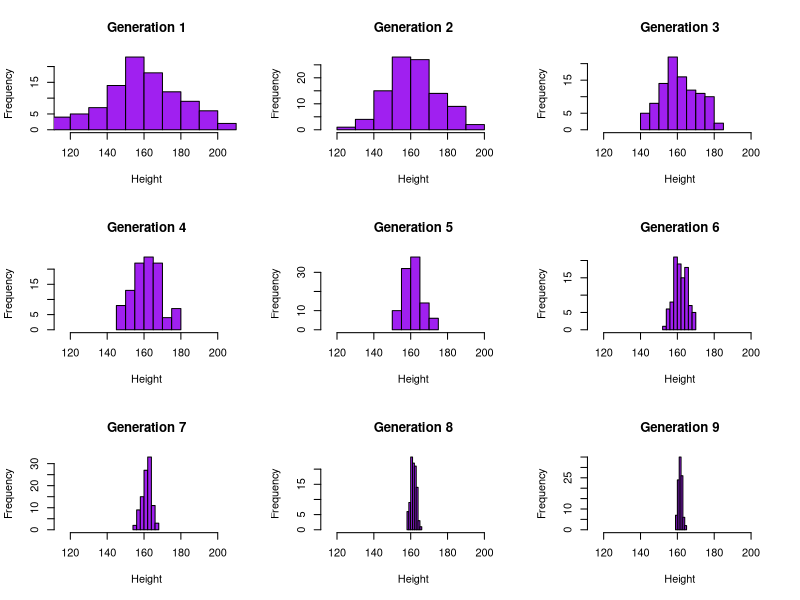
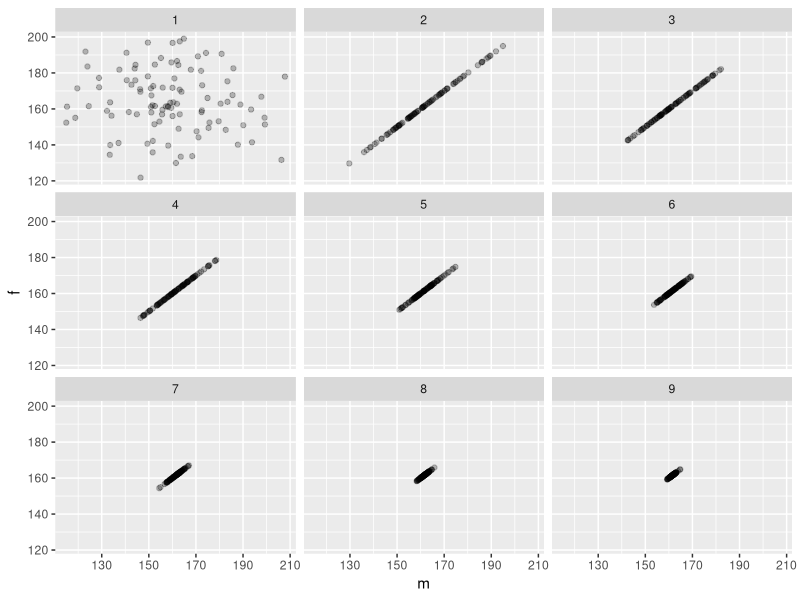
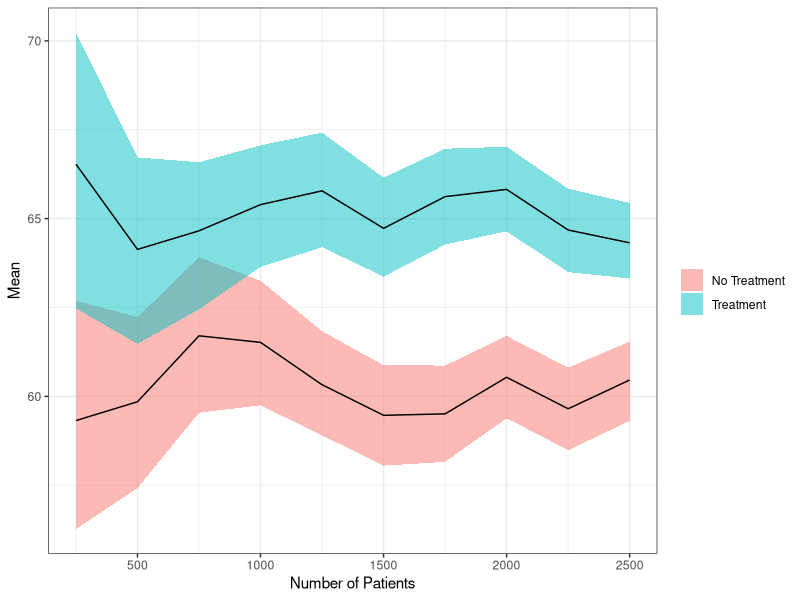
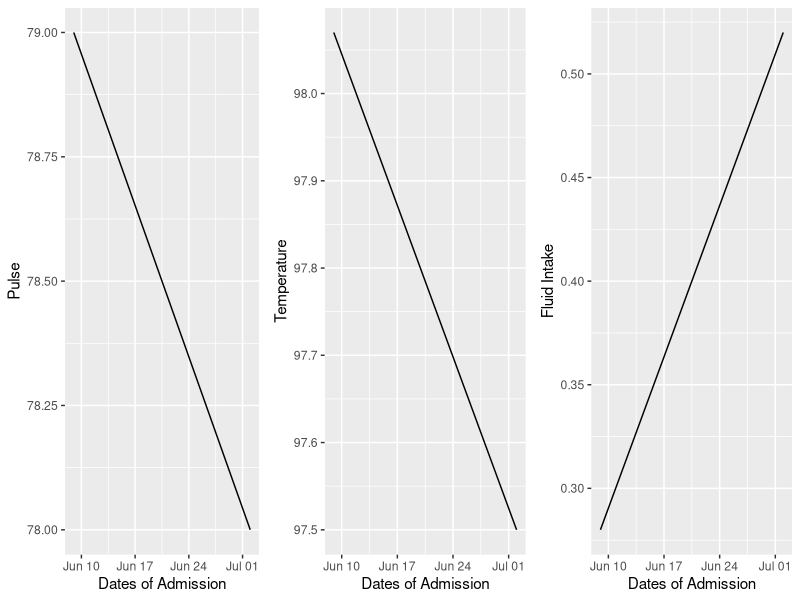

R code for these plots, in order:
## ---- chunk 1
pop <- data.frame(m = rnorm(100, 160, 20), f = rnorm(100, 160, 20))
## ---- chunk 2
next_gen <- function(pop) {
    pop$m <- sample(pop$m)
    pop$m <- rowMeans(pop)
    pop$f <- pop$m
    pop
}
## ---- chunk 3
gen.data <- pop
gen.data$gen <- 1
for (i in 2:9) {
  pop <- next_gen(pop[,1:2])
  pop$gen <- i
  gen.data <- rbind(gen.data,pop)
}

gen.max <- max(gen.data$m)
gen.min <- min(gen.data$m)

par(mfrow=c(3,3))
for (j in 1:9) {
  sub.gen <- gen.data[gen.data$gen == j, 'm']
  hist(sub.gen, main=paste("Generation", j), col="purple", xlab="Height", xlim=c(gen.min, gen.max))
}
## ---- chunk 4
library(ggplot2)

ggplot(gen.data, aes(x=m, y=f)) + geom_point(alpha=0.25) + facet_wrap(~ gen)
## ---- chunk 5
set.seed(100)
bootstrapPI <- function(sample.size=250, n.boot=1000, alpha=0.05) {
  treatment <- sample(c(0,1), sample.size, replace = TRUE)
  outcome <- rnorm(sample.size, mean=60, sd=20)
  data <- data.frame(cbind(treatment, outcome))
  fix.outcome <- ifelse(treatment == 1, outcome + 5, outcome)
  
  group.0 <- fix.outcome[treatment == 0]
  group.1 <- fix.outcome[treatment == 1]
  
  means.0 <- replicate(n = n.boot, mean(sample(group.0, length(group.0), replace=TRUE)))
  CI.0 <- quantile(means.0, c(0.025, 0.975))
  means.1 <- replicate(n = n.boot, mean(sample(group.1, length(group.1), replace=TRUE)))
  CI.1 <- quantile(means.1, c(0.025, 0.975))
  
  bounds <- c(mean(means.0), CI.0, mean(means.1), CI.1)
  
  group.0.res <- data.frame(m = bounds[1], lb = bounds[2], ub = bounds[3], treatment = 0, n = sample.size)
  group.1.res <- data.frame(m = bounds[4], lb = bounds[5], ub = bounds[6], treatment = 1, n = sample.size)
  all.res <- rbind(group.0.res, group.1.res)
  return(all.res)
}

bootstrapPI()

interval <- data.frame(m = numeric(0), lb = numeric(0), ub = numeric(0), treatment = numeric(0), n = numeric(0))
for (i in 1:10) {
  interval <- rbind(interval, bootstrapPI(sample.size=250*i, n.boot=1000, alpha=0.05))
  rownames(interval) <- NULL
}

ggplot(data=interval, mapping = aes(x=interval$n, group = factor(treatment))) + geom_ribbon(aes(ymin = lb, ymax = ub, fill = factor(treatment)), alpha = 0.5) + geom_line(aes(y = m)) + labs("x" = "Number of Patients", "y" = "Mean") + scale_fill_discrete(name = "", labels=c("No Treatment","Treatment")) + theme_bw()
## ---- chunk 6
makePatient <- function() {
  vowel <- grep("[aeiou]", letters)
  cons <- grep("[^aeiou]", letters)
  name <- paste(sample(LETTERS[cons], 1), sample(letters[vowel], 1), sample(letters[cons], 1), sep='')
  gender <- factor(sample(0:1, 1), levels=0:1, labels=c('female','male'))
  dob <- as.Date(sample(7500, 1), origin="1970-01-01")
  n <- sample(6, 1)
  doa <- as.Date(sample(1500, n), origin="2010-01-01")
  pulse <- round(rnorm(n, 80, 10))
  temp <- round(rnorm(n, 98.4, 0.3), 2)
  fluid <- round(runif(n), 2)
  list(name, gender, dob, doa, pulse, temp, fluid)
}
## ---- chunk 7
set.seed(8)
patient <- makePatient()
class(patient) <- "medicalRecord"
names(patient) <- c("name", "gender", "dob", "doa", "pulse", "temp", "fluid")

print(patient)
## ---- chunk 8
#install.packages("cowplot")
library(cowplot)

mean.medrec <- function(data) {
  total.mean <- list(Pulse = mean(data$pulse), Temperature = mean(data$temp), Fluid_Intake = mean(data$fluid))
  return(total.mean)
}


print.medrec <- function(data) {
  cat(sprintf("Name: %s\nGender: %s\nDOB: %s", data$name, data$gender, data$dob), "\n")
  
  visit <- data.frame(doa = data$doa, pulse = data$pulse, temperature = data$temp, fluid_intake = data$fluid)
  visit <- visit[order(visit$doa), ]
  names(visit) <- c("DOA", "Pulse", "Temperature", "Fluid Intake")
  print(visit)
}


plot.medrec <- function(data) {
  visit <- data.frame(doa = data$doa, pulse = data$pulse, temperature = data$temp, fluid_intake = data$fluid)
  visit <- visit[order(visit$doa), ]
  
  p1 <- ggplot(data = visit) + geom_line(mapping = aes(x = visit$doa, y = visit$pulse)) + labs(x = "Dates of Admission", y = "Pulse")
  p2 <- ggplot(data = visit) + geom_line(mapping = aes(x = visit$doa, y = visit$temp)) + labs(x = "Dates of Admission", y = "Temperature")
  p3 <- ggplot(data = visit) + geom_line(mapping = aes(x = visit$doa, y = visit$fluid)) + labs(x = "Dates of Admission", y = "Fluid Intake")
  plot_grid(p1, p2, p3, ncol = 3, nrow = 1)
}


mean.medrec(data = patient)
print.medrec(data = patient)
plot.medrec(data = patient)
## ---- chunk 9
set.seed(8)
cohort <- lapply(1:10, function (data) {makePatient()})
class(cohort) <- "group"
for (i in seq(1:10)) {
  names(cohort[[i]]) <- c("name", "gender", "dob", "doa", "pulse", "temp", "fluid")
}

mean.cohort <- function (data) {
  for (i in 1:10) {
    pulse.cohort <- data[[i]]$pulse
    temp.cohort <- data[[i]]$temp
    fluid.cohort <- data[[i]]$fluid
  }
  
  total.mean <- list(Pulse = mean(pulse.cohort), Temperature = mean(temp.cohort), Fluid_Intake = mean(fluid.cohort))
  return(total.mean)
}
mean.cohort(data = cohort)


print.cohort <- function (data) {
  print(data)
  cat(sprintf("Number in cohort: %s\nPulse: %s\nTemperature: %s\nFluid Intake: %s", length(data), mean.cohort(data)[1], mean.cohort(data)[2], mean.cohort(data)[3]), "\n")
}
print.cohort(data = cohort)
